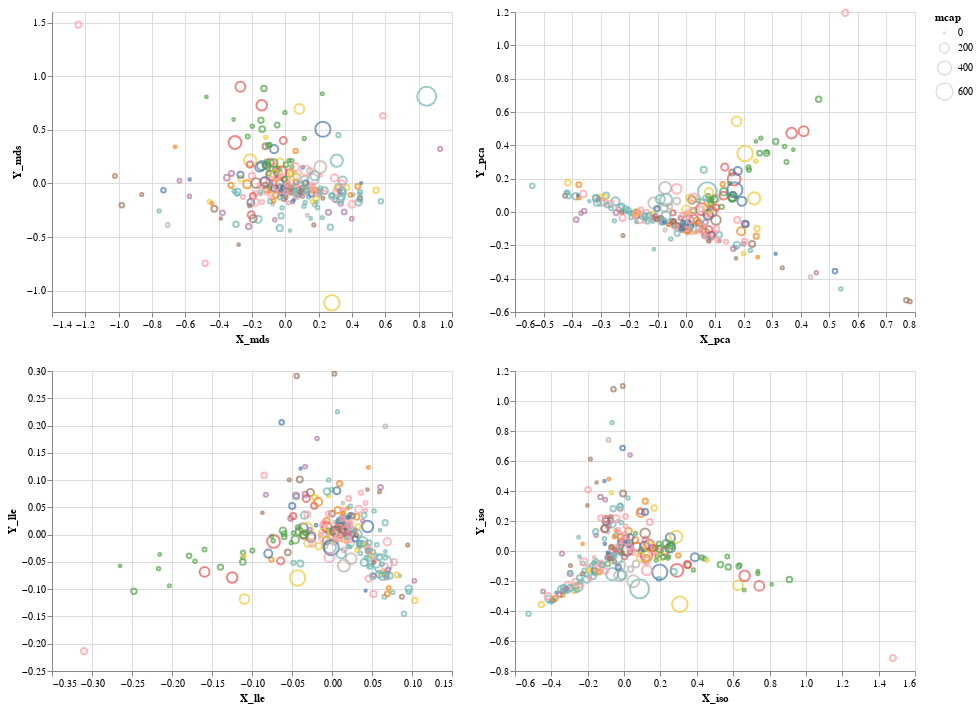

Notebook code for this chart:
### Code cell
input_dropdown = alt.binding_select(options=list(np.unique(df_altair.sector.values)))
interval = alt.selection_interval(encodings=['x', 'y'])
selection = alt.selection_single(fields=['sector'], bind=input_dropdown, name='LOL')
color = alt.condition(selection,
                    alt.Color('sector:N', legend=None),
                    alt.value('lightgray'))

chart2 = alt.Chart(df_altair).mark_point().encode(
    color=color,
    tooltip='ticker:N',
    size='mcap'
).add_selection(
    selection
).add_selection(
    interval
)

(chart2.encode(x='X_mds', y='Y_mds') | chart2.encode(x='X_pca', y='Y_pca')) &\
(chart2.encode(x='X_lle', y='Y_lle') | chart2.encode(x='X_iso', y='Y_iso'))

### Figure 1 — Vega-Lite specification as saved in the notebook (floating-point values rounded to 4 significant figures; data arrays with more than 128 entries replaced by an {"elided": "..."} marker saying what was removed)
{"$schema": "https://vega.github.io/schema/vega-lite/v3.4.0.json", "config": {"mark": {"tooltip": null}, "view": {"height": 300, "width": 400}}, "data": {"name": "data-220f2c776f8962a60289510ed075122d"}, "datasets": {"data-220f2c776f8962a60289510ed075122d": {"elided": "246 records"}}, "vconcat": [{"hconcat": [{"encoding": {"color": {"condition": {"field": "sector", "legend": null, "selection": "LOL", "type": "nominal"}, "value": "lightgray"}, "size": {"field": "mcap", "type": "quantitative"}, "tooltip": {"field": "ticker", "type": "nominal"}, "x": {"field": "X_mds", "type": "quantitative"}, "y": {"field": "Y_mds", "type": "quantitative"}}, "mark": "point", "selection": {"LOL": {"bind": {"input": "select", "options": ["Communication services", "Consumer discretionary", "Consumer staples", "Energy", "Equity certificates", "Financials", "Health care", "Industrials", "Information technology", "Materials", "Real estate", "Utilities"]}, "fields": ["sector"], "type": "single"}, "selector001": {"encodings": ["x", "y"], "type": "interval"}}}, {"encoding": {"color": {"condition": {"field": "sector", "legend": null, "selection": "LOL", "type": "nominal"}, "value": "lightgray"}, "size": {"field": "mcap", "type": "quantitative"}, "tooltip": {"field": "ticker", "type": "nominal"}, "x": {"field": "X_pca", "type": "quantitative"}, "y": {"field": "Y_pca", "type": "quantitative"}}, "mark": "point", "selection": {"LOL": {"bind": {"input": "select", "options": ["Communication services", "Consumer discretionary", "Consumer staples", "Energy", "Equity certificates", "Financials", "Health care", "Industrials", "Information technology", "Materials", "Real estate", "Utilities"]}, "fields": ["sector"], "type": "single"}, "selector001": {"encodings": ["x", "y"], "type": "interval"}}}]}, {"hconcat": [{"encoding": {"color": {"condition": {"field": "sector", "legend": null, "selection": "LOL", "type": "nominal"}, "value": "lightgray"}, "size": {"field": "mcap", "type": "quantitative"}, "tooltip": {"field": "ticker", "type": "nominal"}, "x": {"field": "X_lle", "type": "quantitative"}, "y": {"field": "Y_lle", "type": "quantitative"}}, "mark": "point", "selection": {"LOL": {"bind": {"input": "select", "options": ["Communication services", "Consumer discretionary", "Consumer staples", "Energy", "Equity certificates", "Financials", "Health care", "Industrials", "Information technology", "Materials", "Real estate", "Utilities"]}, "fields": ["sector"], "type": "single"}, "selector001": {"encodings": ["x", "y"], "type": "interval"}}}, {"encoding": {"color": {"condition": {"field": "sector", "legend": null, "selection": "LOL", "type": "nominal"}, "value": "lightgray"}, "size": {"field": "mcap", "type": "quantitative"}, "tooltip": {"field": "ticker", "type": "nominal"}, "x": {"field": "X_iso", "type": "quantitative"}, "y": {"field": "Y_iso", "type": "quantitative"}}, "mark": "point", "selection": {"LOL": {"bind": {"input": "select", "options": ["Communication services", "Consumer discretionary", "Consumer staples", "Energy", "Equity certificates", "Financials", "Health care", "Industrials", "Information technology", "Materials", "Real estate", "Utilities"]}, "fields": ["sector"], "type": "single"}, "selector001": {"encodings": ["x", "y"], "type": "interval"}}}]}]}
